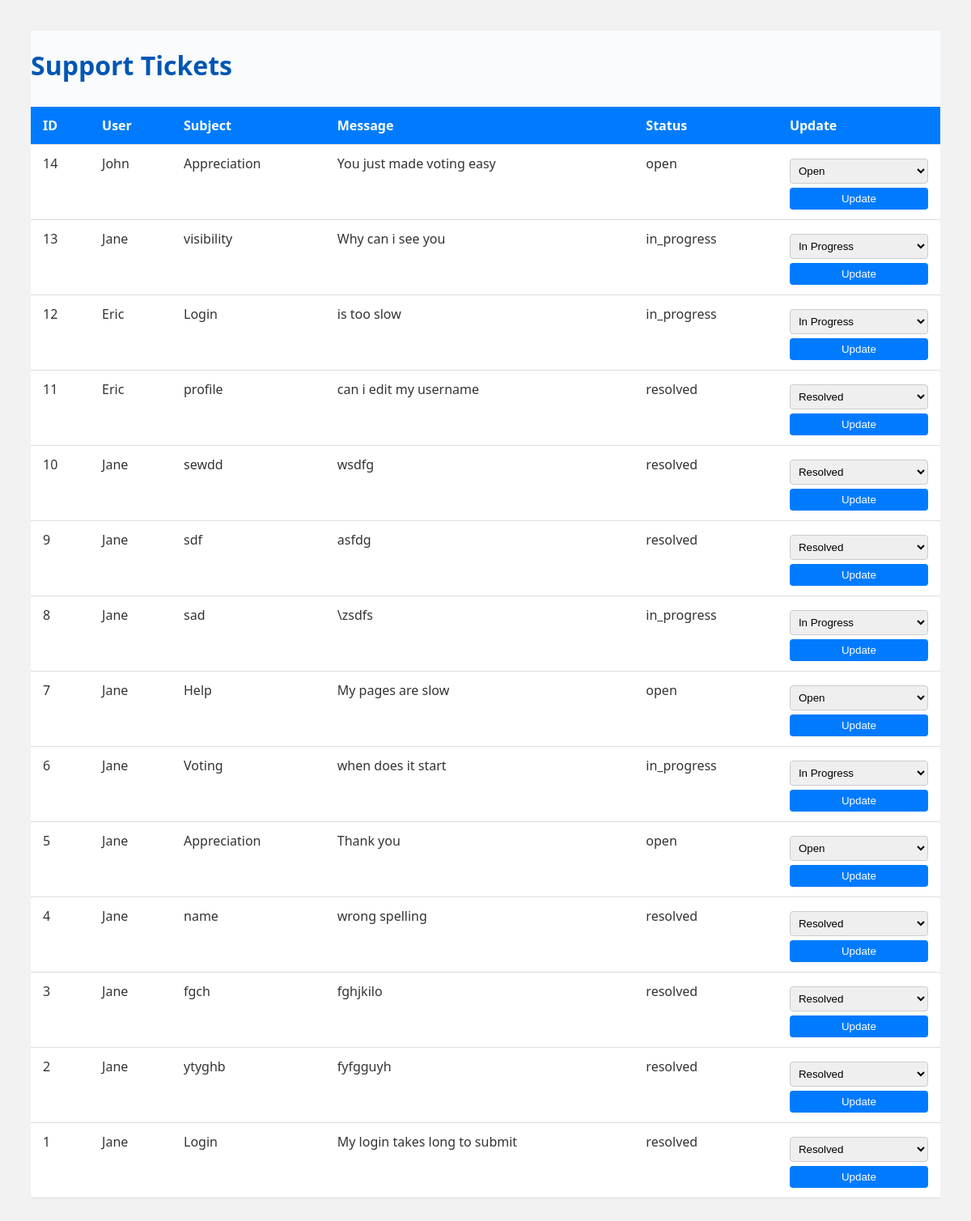
The app's page /admin/tech.php (signed in) with its own data.
### tables this page shows
CREATE TABLE `support_tickets` (
  `id` int(11) NOT NULL,
  `user_id` int(11) NOT NULL,
  `subject` varchar(255) NOT NULL,
  `message` text NOT NULL,
  `status` enum('open','in_progress','resolved') DEFAULT 'open',
  `created_at` timestamp NOT NULL DEFAULT current_timestamp()
);

CREATE TABLE `register` (
  `id` int(11) NOT NULL,
  `username` varchar(50) NOT NULL,
  `image` varchar(255) NOT NULL,
  `email` varchar(100) NOT NULL,
  `password` varchar(255) NOT NULL,
  `full_name` varchar(100) DEFAULT NULL,
  `role` varchar(50) NOT NULL DEFAULT 'voter',
  `status` enum('active','inactive') DEFAULT 'active',
  `created_at` timestamp NOT NULL DEFAULT current_timestamp()
);

### admin/tech.php (the view, shortened to what this page needs)
<?php
include('../connection.php');
            ?>
            <?php
$tickets = [];
$sql = "SELECT st.*, r.username FROM support_tickets st JOIN register r ON st.user_id = r.id ORDER BY st.created_at DESC";
$result = $conn->query($sql);
while ($row = $result->fetch_assoc()) {
    $tickets[] = $row;
}
?>
<!DOCTYPE html>
<html lang="en">
<head>
    <link rel="stylesheet" href="tech.css" />
</head>
<body>
    <div class="content-tech">
        <h1>Support Tickets</h1>
        <div id="tickets-table">
            <?php if (empty($tickets)): ?>
                <p>No tickets yet.</p>
            <?php else: ?>
            <table class="tick">
                <thead>
                    <tr>
                        <th>ID</th>
                        <th>User</th>
                        <th>Subject</th>
                        <th>Message</th>
                        <th>Status</th>
                        <th>Update</th>
                    </tr>
                </thead>
                <tbody>
                <?php foreach ($tickets as $ticket): ?>
                    <tr>
                        <td><?= htmlspecialchars($ticket['id']) ?></td>
                        <td><?= htmlspecialchars($ticket['username']) ?></td>
                        <td><?= htmlspecialchars($ticket['subject']) ?></td>
                        <td><?= nl2br(htmlspecialchars($ticket['message'])) ?></td>
                        <td><?= htmlspecialchars($ticket['status']) ?></td>
                        <td>
                            <form class="update-ticket-form" method="post" style="margin:0;">
                                <select name="new_status" required>
                                    <option value="open" <?= $ticket['status'] === 'open' ? 'selected' : '' ?>>Open</option>
                                    <option value="in_progress" <?= $ticket['status'] === 'in_progress' ? 'selected' : '' ?>>In Progress</option>
                                    <option value="resolved" <?= $ticket['status'] === 'resolved' ? 'selected' : '' ?>>Resolved</option>
                                </select>
                                <button type="submit">Update</button>
                            </form>
                        </td>
                    </tr>
                <?php endforeach; ?>
                </tbody>
            </table>
            <?php endif; ?>
        </div>
    </div>
</body>
</html>

### admin/tech.css (style rules this page uses)
body { font-family: 'Segoe UI', sans-serif; background-color: #f2f2f2; padding: 30px; color: #333; }
.content-tech { position: relative; height: 100%; overflow-y: auto; flex-grow: 1; background-color: #f9fbfc; margin-bottom: 0; flex-direction: column; align-items: center; }
.content-tech h1 { display: flex; align-items: center; text-align: center; color: #0056b3; margin-bottom: 30px; }
.tick { width: 100%; border-collapse: collapse; margin: auto; background: #fff; box-shadow: 0 2px 8px rgba(0,0,0,0.1); }
.tick th, td { padding: 12px 15px; border-bottom: 1px solid #ddd; text-align: left; }
.tick th { background-color: #007BFF; color: white; }
.tick td { vertical-align: top; }
form { display: flex; flex-direction: column; }
select, button { padding: 6px; margin-top: 5px; border-radius: 4px; border: 1px solid #ccc; }
button { background-color: #007BFF; color: white; cursor: pointer; border: none; }

### records on screen
support_tickets: id "14", user.username "John", subject "Appreciation", message "You just made voting easy", status "open", new_status "Open"
support_tickets: id "13", user.username "Jane", subject "visibility", message "Why can i see you", status "in_progress", new_status "In Progress"
support_tickets: id "12", user.username "Eric", subject "Login", message "is too slow", status "in_progress", new_status "In Progress"
support_tickets: id "11", user.username "Eric", subject "profile", message "can i edit my username", status "resolved", new_status "Resolved"
support_tickets: id "10", user.username "Jane", subject "sewdd", message "wsdfg", status "resolved", new_status "Resolved"
support_tickets: id "9", user.username "Jane", subject "sdf", message "asfdg", status "resolved", new_status "Resolved"
support_tickets: id "8", user.username "Jane", subject "sad", message "\\zsdfs", status "in_progress", new_status "In Progress"
support_tickets: id "7", user.username "Jane", subject "Help", message "My pages are slow", status "open", new_status "Open"
support_tickets: id "6", user.username "Jane", subject "Voting", message "when does it start", status "in_progress", new_status "In Progress"
support_tickets: id "5", user.username "Jane", subject "Appreciation", message "Thank you", status "open", new_status "Open"
support_tickets: id "4", user.username "Jane", subject "name", message "wrong spelling", status "resolved", new_status "Resolved"
support_tickets: id "3", user.username "Jane", subject "fgch", message "fghjkilo", status "resolved", new_status "Resolved"
support_tickets: id "2", user.username "Jane", subject "ytyghb", message "fyfgguyh", status "resolved", new_status "Resolved"
support_tickets: id "1", user.username "Jane", subject "Login", message "My login takes long to submit", status "resolved", new_status "Resolved"
